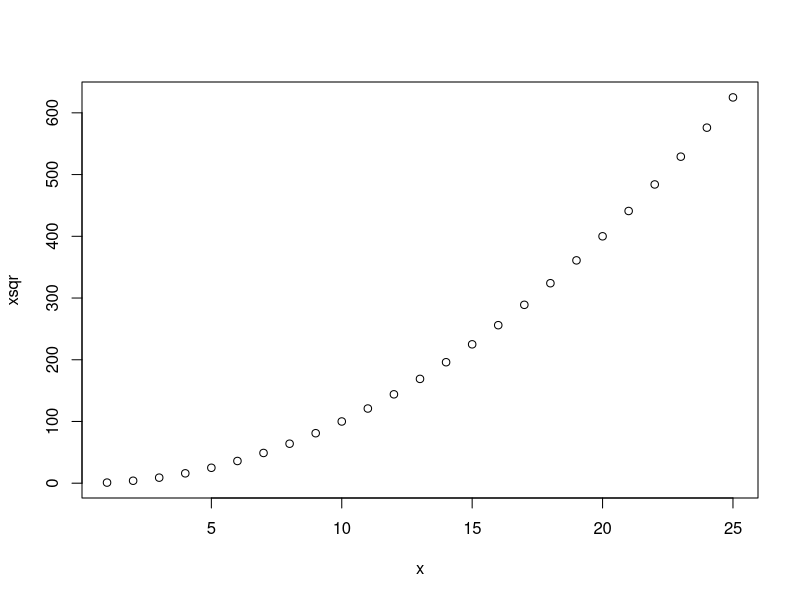
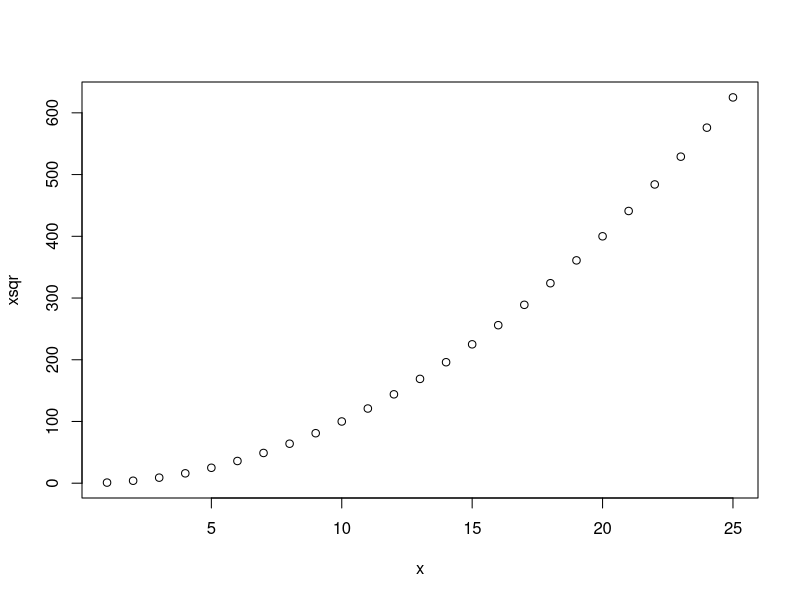

These charts were generated, in order, by the following R code:
x<-c()
xsqr<-c()
for (i in 1:25) {
	x[i]<-i
	xsqr<-c(xsqr,i*i)
}
for (i in 1:25) {
	3
	cat(x[i],xsqr[i],"\n")
}
plot(xsqr~x)
png("plot.png")
plot(xsqr~x)
dev.off()
